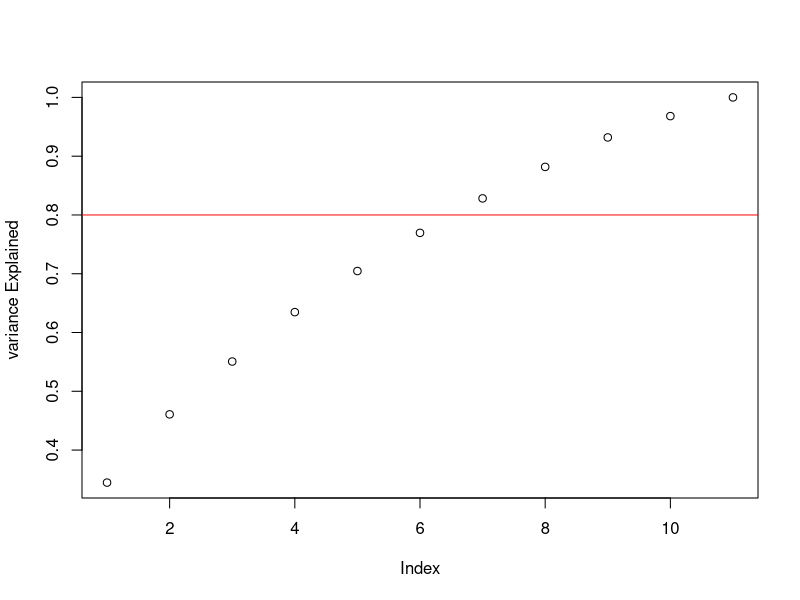

Source code (R):
## ---- chunk 1
R <- scan("corr.txt")
M <- matrix(0,11,11)
t=1
for( i in 1:11){
    for (j in 1:i){
        M [i,j] = R[t]
        M [j,i] = R[t]
        t <- t+1
    }
}
M
eigenM <- eigen(M)
# the top  few eigen values, eigen vectors
# corresponding to the proportion of variance explained and top principal component


##determine the number of components to keep
plot(  cumsum(eigenM$values)/sum(eigenM$values), ylab = 'variance Explained')
abline(h=0.8,col="red") ## usually wants to explain 80% of the total variation, which needs 6 components


eigenM$values[1:6]

eigenM$vectors[,1:6]

## interpretation:  to explain the meaning of those combinations
# the first component, all opsitive of simiar weight, like the average all the 11 variables
# the second component the effect of first 6 variables excluding third Arithmetic - the effects of last five ariables
## and so on 
